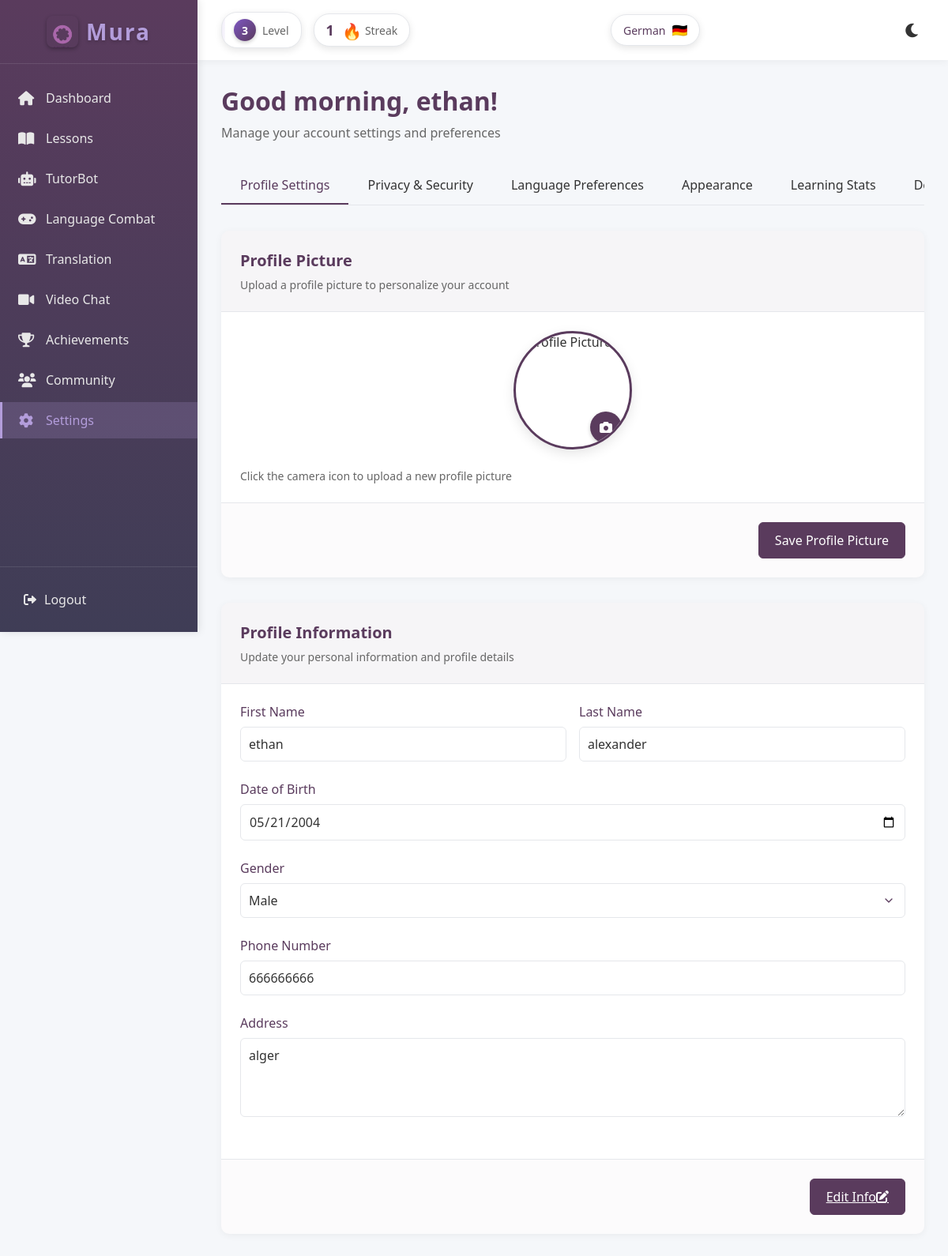
/Settings/settings.php (signed in), run on the app's committed database.
### tables this page shows
CREATE TABLE `user_streaks` (
  `streak_id` int(11) NOT NULL,
  `user_id` int(11) NOT NULL,
  `current_streak` int(11) NOT NULL DEFAULT 0,
  `longest_streak` int(11) NOT NULL DEFAULT 0,
  `last_play_date` date DEFAULT NULL
);

CREATE TABLE `users` (
  `user_ID` int(11) NOT NULL,
  `username` varchar(50) NOT NULL,
  `profile_picture` varchar(255) DEFAULT NULL,
  `email` varchar(40) NOT NULL,
  `password` varchar(100) NOT NULL,
  `onboarding_complete` tinyint(1) DEFAULT 0
);

CREATE TABLE `user_onboarding` (
  `onboarding_id` int(11) NOT NULL,
  `user_ID` int(11) NOT NULL,
  `selected_language` varchar(50) DEFAULT NULL,
  `reason` varchar(255) DEFAULT NULL,
  `daily_goal` varchar(255) DEFAULT NULL,
  `proficiency_level` varchar(20) DEFAULT NULL,
  `is_complete` tinyint(1) DEFAULT 0,
  `created_at` timestamp NOT NULL DEFAULT current_timestamp(),
  `updated_at` timestamp NOT NULL DEFAULT current_timestamp() ON UPDATE current_timestamp()
);

CREATE TABLE `learner` (
  `learner_ID` int(11) NOT NULL,
  `user_ID` int(11) NOT NULL,
  `first_name` varchar(50) NOT NULL,
  `last_name` varchar(50) NOT NULL,
  `date_of_birth` date NOT NULL,
  `phone_number` int(10) NOT NULL,
  `gender` enum('male','female') NOT NULL,
  `address` varchar(100) NOT NULL,
  `date_of_registrations` timestamp NOT NULL DEFAULT current_timestamp()
);

### Settings/settings.php (the view, shortened to what this page needs)
<?php
require_once '../Configurations/db.php';
$user_id = $_SESSION['user_id'];
$sql = "SELECT u.username, u.email, u.onboarding_complete, u.profile_picture,
       uo.selected_language, uo.daily_goal, uo.proficiency_level, uo.reason,
       l.first_name, l.last_name, l.date_of_birth, l.phone_number, l.gender, l.address,
       COALESCE(us.level, 1) as user_level, COALESCE(us.xp, 0) as user_xp
FROM users u
LEFT JOIN user_onboarding uo ON u.user_ID = uo.user_ID
LEFT JOIN learner l ON u.user_ID = l.user_ID
LEFT JOIN user_stats us ON u.user_ID = us.user_id
WHERE u.user_ID = ?";
$stmt = mysqli_prepare($conn, $sql);
mysqli_stmt_bind_param($stmt, "i", $user_id);
mysqli_stmt_execute($stmt);
$result = mysqli_stmt_get_result($stmt);
$user = mysqli_fetch_assoc($result);
$sql = "SELECT current_streak, longest_streak, last_play_date FROM user_streaks WHERE user_id = ?";
$stmt = mysqli_prepare($conn, $sql);
mysqli_stmt_bind_param($stmt, "i", $user_id);
mysqli_stmt_execute($stmt);
$streakResult = mysqli_stmt_get_result($stmt);
$streak = 0;
if ($streakRow = mysqli_fetch_assoc($streakResult)) {
    $streak = $streakRow['current_streak'];
}
$sql = "SELECT level, xp_required FROM xp_level_thresholds ORDER BY level ASC";
$levelResult = mysqli_query($conn, $sql);
$levels = [];
while ($row = mysqli_fetch_assoc($levelResult)) {
    $levels[$row['level']] = $row['xp_required'];
}
$current_level = $user['user_level'];
$current_xp = $user['user_xp'];
$next_level = $current_level + 1;
$xp_for_current_level = isset($levels[$current_level]) ? $levels[$current_level] : 0;
$xp_for_next_level = isset($levels[$next_level]) ? $levels[$next_level] : $xp_for_current_level + 1000;
$xp_needed = $xp_for_next_level - $xp_for_current_level;
$xp_progress = $current_xp - $xp_for_current_level;
$xp_percentage = ($xp_needed > 0) ? min(100, round(($xp_progress / $xp_needed) * 100)) : 100;
$hour = date('H');
if ($hour < 12) {
    $greeting = "Good morning";
} elseif ($hour < 18) {
    $greeting = "Good afternoon";
} else {
    $greeting = "Good evening";
}
$theme = isset($_SESSION['theme']) ? $_SESSION['theme'] : 'light';
function getLanguageFlag($language) {
    $flags = [
        'Spanish' => '🇪🇸',
        'French' => '🇫🇷',
        'English' => '🇬🇧',
        'German' => '🇩🇪',
        'Italian' => '🇮🇹',
        'Portuguese' => '🇵🇹',
        'Russian' => '🇷🇺',
        'Japanese' => '🇯🇵',
        'Chinese' => '🇨🇳',
        'Korean' => '🇰🇷',
        'Arabic' => '🇸🇦',
    ];
    return $flags[$language] ?? '🌐';
}
?>
<!DOCTYPE html>
<html lang="en" data-theme="<?php echo $theme; ?>">
<head>
    <link rel="stylesheet" href="https://cdnjs.cloudflare.com/ajax/libs/font-awesome/6.0.0-beta3/css/all.min.css">
</head>
<body>
    <div class="app-container">
        <div class="sidebar" id="sidebar">
            <div class="logo">
                <div class="logo-container">
                    <div class="mura-logo">
                        <img src="../image/mura.png" alt="Mura Logo">
                    </div>
                    <h1>Mura</h1>
                </div>
            </div>
            <nav class="sidebar-nav">
                <ul>
                    <li class="nav-item">
                        <a href="../Dashboard/dashboard.php">
                            <i class="fas fa-home"></i>
                            Dashboard
                        </a>
                    </li>
                    <li class="nav-item">
                        <a href="../Lessons/lessons.php">
                            <i class="fas fa-book-open"></i>
                            Lessons
                        </a>
                    </li>
                    <li class="nav-item">
                        <a href="../chatai/chatai.php">
                            <i class="fas fa-robot"></i>
                            TutorBot
                        </a>
                    </li>
                    <li class="nav-item">
                        <a href="../Game/index.php">
                            <i class="fas fa-gamepad"></i>
                            Language Combat
                        </a>
                    </li>
                    <li class="nav-item">
                        <a href="../Dashboard/translation.php">
                            <i class="fas fa-language"></i>
                            Translation
                        </a>
                    </li>
                    <li class="nav-item">
                        <a href="../ChatRoom/videochat.php">
                            <i class="fas fa-video"></i>
                            Video Chat
                        </a>
                    </li>
                    <li class="nav-item">
                        <a href="../Achievements/achievements.php">
                            <i class="fas fa-trophy"></i>
                            Achievements
                        </a>
                    </li>
                    <li class="nav-item">
                        <a href="../community/community.php">
                            <i class="fas fa-users"></i>
                            Community
                        </a>
                    </li>
                    <li class="nav-item active">
                        <a href="settings.php">
                            <i class="fas fa-cog"></i>
                            Settings
                        </a>
                    </li>
                </ul>
            </nav>
            <div class="sidebar-footer">
                <a href="../Dashboard/logout.php" class="logout-btn">
                    <i class="fas fa-sign-out-alt"></i>
                    Logout
                </a>
            </div>
        </div>
        <div class="main-content" id="mainContent">
            <div class="top-bar">
                <div class="left-stats">
                    <div class="level-indicator" title="<?php echo $xp_progress; ?> / <?php echo $xp_needed; ?> XP to next level">
                        <div class="xp-progress" style="width: <?php echo $xp_percentage; ?>%"></div>
                        <div class="level-badge">
                            <span class="level-number"><?php echo $user['user_level']; ?></span>
                        </div>
                        <span class="level-label">Level</span>
                    </div>
                    <div class="streak-counter" title="Current streak: <?php echo $streak; ?> days">
                        <span class="streak-number"><?php echo $streak; ?></span>
                        <div class="streak-icon">
                            <span class="fire-emoji">🔥</span>
                        </div>
                        <span class="streak-label">Streak</span>
                    </div>
                </div>
                <div class="language-indicator">
                    <span class="language-name"><?php echo htmlspecialchars($user['selected_language'] ?? 'Select Language'); ?></span>
                    <div class="language-flag">
                        <span><?php echo getLanguageFlag($user['selected_language'] ?? ''); ?></span>
                    </div>
                </div>
                <button class="theme-toggle" id="themeToggle" title="Toggle dark/light mode">
                    <i class="fas <?php echo $theme === 'dark' ? 'fa-sun' : 'fa-moon'; ?>"></i>
                </button>
            </div>
            <div class="content">
                <div class="header">
                    <h1><?php echo $greeting; ?>, <?php echo htmlspecialchars($user['first_name'] ?? $user['username']); ?>!</h1>
                    <p class="subtitle">Manage your account settings and preferences</p>
                </div>
                <div class="tabs">
                    <div class="tab active" data-tab="profile">Profile Settings</div>
                    <div class="tab" data-tab="security">Privacy & Security</div>
                    <div class="tab" data-tab="language">Language Preferences</div>
                    <div class="tab" data-tab="appearance">Appearance</div>
                    <div class="tab" data-tab="stats">Learning Stats</div>
                    <div class="tab" data-tab="debug">Debug Info</div>
                </div>
                <div id="profile" class="tab-content active">
                    <div class="card">
                        <div class="card-header">
                            <h2 class="card-title">Profile Picture</h2>
                            <p class="card-description">Upload a profile picture to personalize your account</p>
                        </div>
                        <form id="avatarForm" method="POST" action="" enctype="multipart/form-data">
                            <div class="card-content">
                                <div class="avatar-upload">
                                    <div class="avatar-preview">
                                        <img id="imagePreview" src="<?php echo !empty($user['profile_picture']) ? '../' . $user['profile_picture'] : '../image/default-avatar.png'; ?>" alt="Profile Picture">
                                        <div class="avatar-edit">
                                            <label for="avatarUpload">
                                                <i class="fas fa-camera"></i>
                                            </label>
                                        </div>
                                    </div>
                                </div>
                                <p class="form-text text-center">Click the camera icon to upload a new profile picture</p>
                            </div>
                            <div class="card-footer">
                                <button type="submit" name="avatar_submit" class="btn btn-primary" id="avatarSubmitBtn">
                                    <span class="btn-text">Save Profile Picture</span>
                                </button>
                            </div>
                        </form>
                    </div>
                    <div class="card">
                        <div class="card-header">
                            <h2 class="card-title">Profile Information</h2>
                            <p class="card-description">Update your personal information and profile details</p>
                        </div>
                        <form id="profileForm" method="POST" action="">
                            <div class="card-content">
                                <div class="form-row">
                                    <div class="form-col form-col-md-6">
                                        <div class="form-group">
                                            <label for="firstName">First Name</label>
                                            <input type="text" class="form-control" id="firstName" name="firstName" placeholder="Enter your first name" value="<?php echo htmlspecialchars($user['first_name'] ?? ''); ?>" required>
                                        </div>
                                    </div>
                                    <div class="form-col form-col-md-6">
                                        <div class="form-group">
                                            <label for="lastName">Last Name</label>
                                            <input type="text" class="form-control" id="lastName" name="lastName" placeholder="Enter your last name" value="<?php echo htmlspecialchars($user['last_name'] ?? ''); ?>" required>
                                        </div>
                                    </div>
                                </div>
                                <div class="form-group">
                                    <label for="dateOfBirth">Date of Birth</label>
                                    <input type="date" class="form-control" id="dateOfBirth" name="dateOfBirth" value="<?php echo htmlspecialchars($user['date_of_birth'] ?? ''); ?>" required>
                                </div>
                                <div class="form-group">
                                    <label for="gender">Gender</label>
                                    <select class="form-select" id="gender" name="gender" required>
                                        <option value="male" <?php echo (isset($user['gender']) && $user['gender'] === 'male') ? 'selected' : ''; ?>>Male</option>
                                    </select>
                                </div>
                                <div class="form-group">
                                    <label for="phoneNumber">Phone Number</label>
                                    <input type="tel" class="form-control" id="phoneNumber" name="phoneNumber" placeholder="Enter your phone number" value="<?php echo htmlspecialchars($user['phone_number'] ?? ''); ?>">
                                </div>
                                <div class="form-group">
                                    <label for="address">Address</label>
                                    <textarea class="form-control" id="address" name="address" rows="3" placeholder="Enter your address"><?php echo htmlspecialchars($user['address'] ?? ''); ?></textarea>
                                </div>
                            </div>
                            <div class="card-footer">
                                <a href="edit-profile.php" class="btn btn-primary" id="profileEditBtn">
                                    <span class="btn-text">Edit Info</span>
                                    <i class="fas fa-edit ml-2"></i>
                                </a>
                            </div>
                        </form>
                    </div>
                </div>
            </div>
        </div>
    </div>
</body>
</html>

### data on the page
user_streaks: current_streak "1"
users: user_onboarding.selected_language "German", user_onboarding.selected_language "🇩🇪", learner.first_name "ethan", firstName "ethan", lastName "alexander", dateOfBirth "05/21/2004", phoneNumber "666666666", address "alger"
learner: gender "Male"

### other printed values
$user['user_level'] "3"
$greeting "Good morning"
